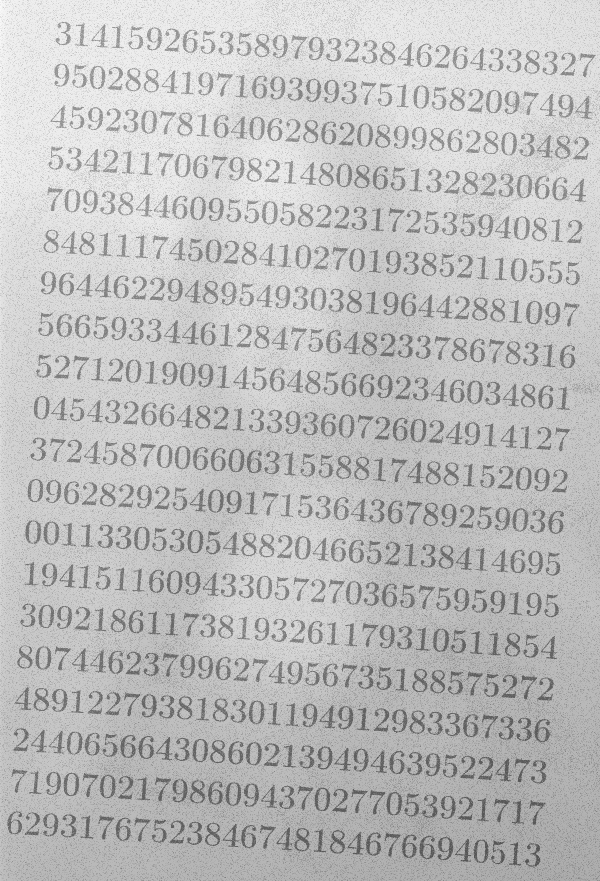
%> input picture morf_test.png, 600 x 881 px
$ octave questao2.m   (GNU Octave 9; MATLAB toolbox functions it lacks are replaced by stand-ins)
%> lines starting %> are read from the running program, lines starting %| are printed output that depends on the picture; in (x1, y1, x2, y2) boxes, pixels count from 0 and x2, y2 are one past the last pixel; in counts of white or black regions, pixels touching at a corner belong together; the program's own positions count from 1
clc
clear all
close all

mona = imread('morf_test.png');
%> mona is the input picture: size 881x600 uint8; min 85, max 251, mean 190.6
figure; imshow(mona);%

% filtragem (mediana)
mona = medfilt2(mona,[4 4]);
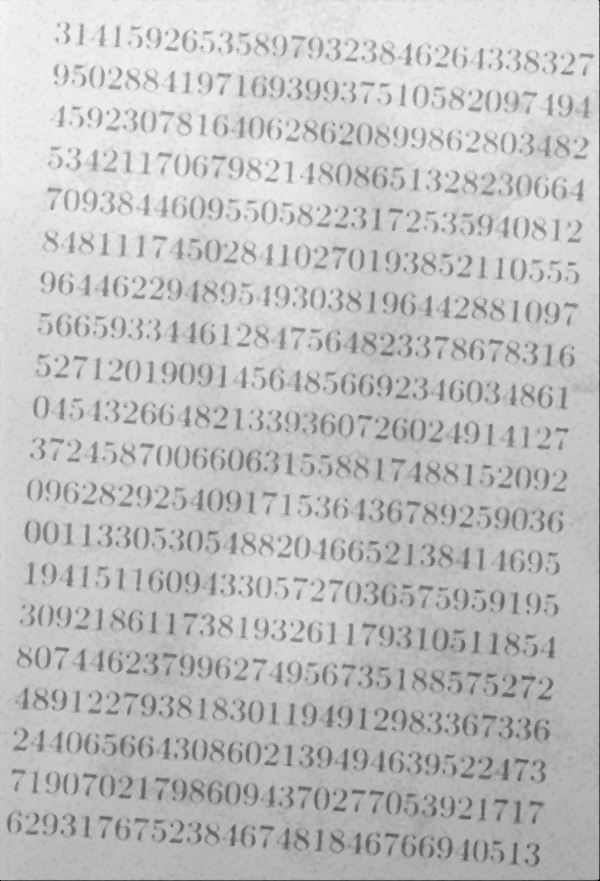
%> mona: size 881x600 uint8; min 0, max 246, mean 193.7
figure; imshow(mona);%

% bottom-hat/substração do fundo
SE = strel('square',10);
closed_mona = imclose(mona,SE);
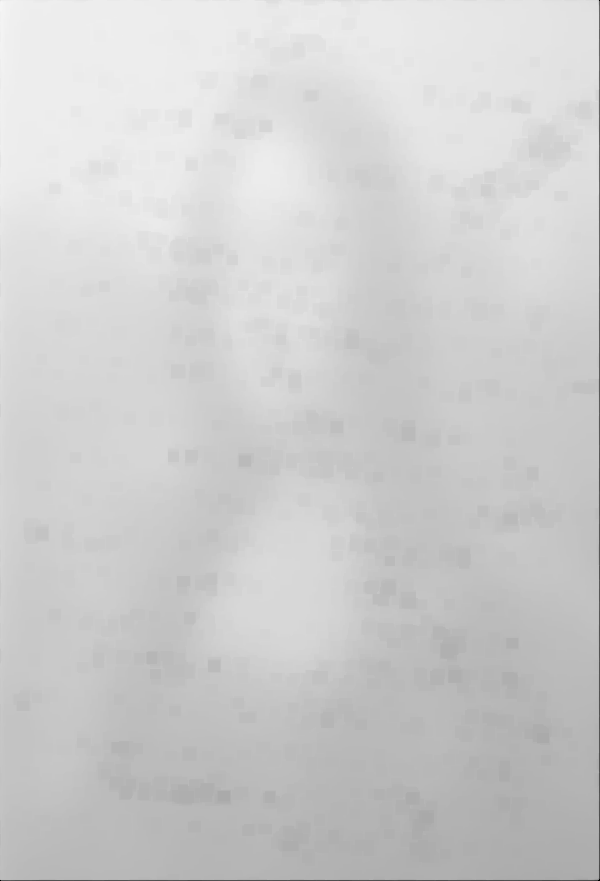
%> closed_mona: size 881x600 uint8; min 0, max 246, mean 205.8
figure; imshow(closed_mona);%

bottomhat_mona = closed_mona - mona;
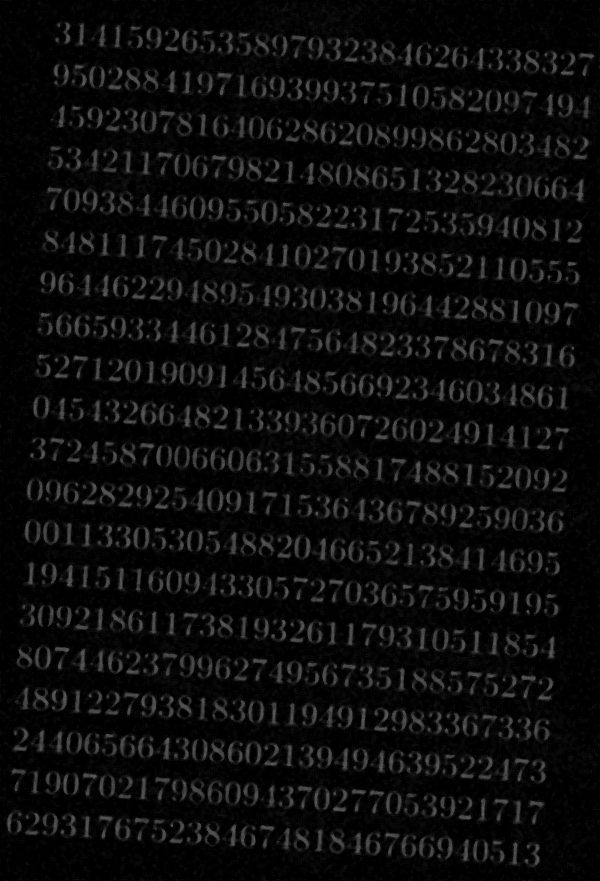
%> bottomhat_mona: size 881x600 uint8; min 0, max 89, mean 12.1
figure; imshow(bottomhat_mona);%

% inversão da imagem (para o fundo ficar branco)
for u=1:881
    for v=1:600
        bottomhat_mona(u,v) = 255 - bottomhat_mona(u,v);
    end
end
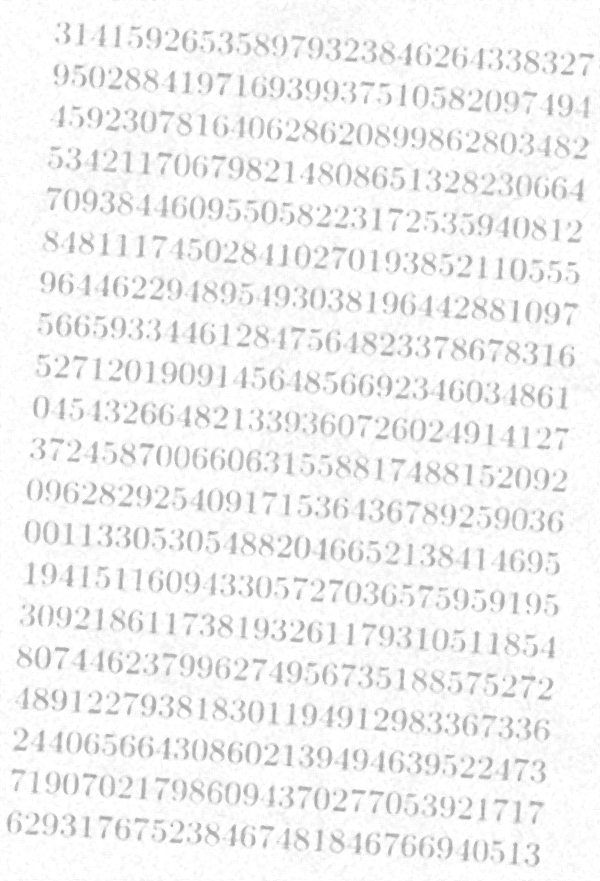
%> bottomhat_mona: size 881x600 uint8; min 166, max 255, mean 242.9
figure; imshow(bottomhat_mona);

% binarização
bw_mona = im2bw(bottomhat_mona,0.94);
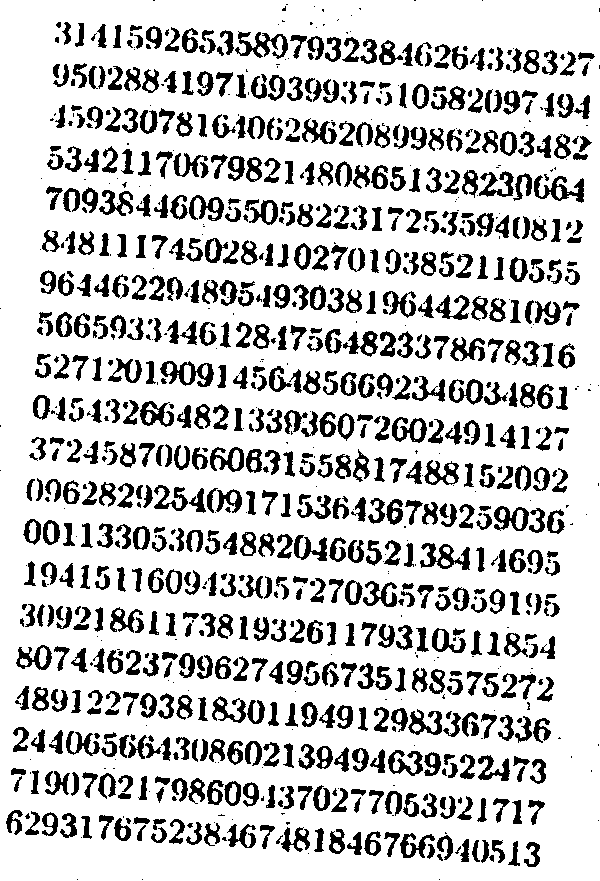
%> bw_mona: size 881x600 logical; 79.2% white; 1038 black regions (277 under 20 px), largest, box (x1, y1, x2, y2) and area: (160, 361, 214, 387) 642, (235, 31, 288, 59) 617, (420, 543, 470, 570) 600
figure; imshow(bw_mona);%

% operações morfológicas
SE = strel('square',2);
morfo_mona = imopen(bw_mona,SE);
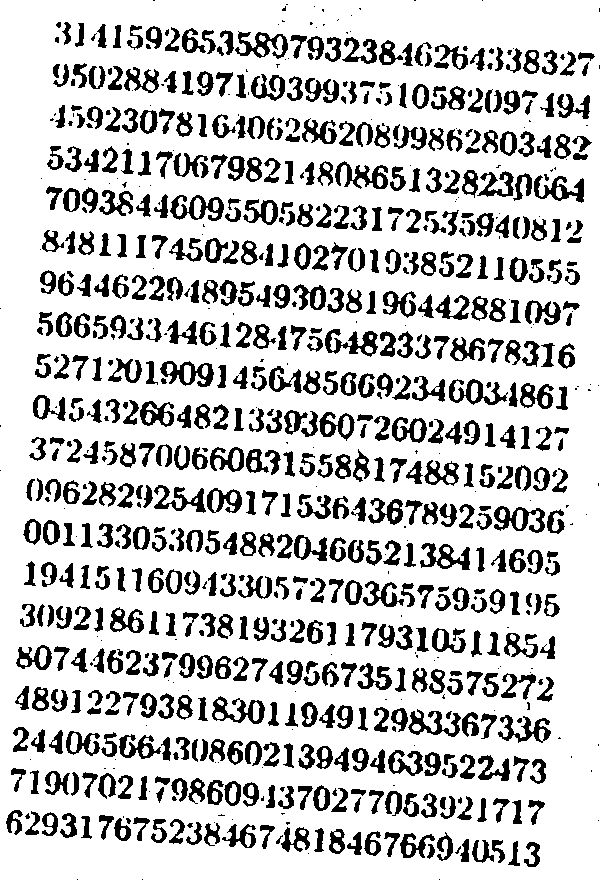
%> morfo_mona: size 881x600 logical; 78.9% white; 846 black regions (197 under 20 px), largest, box (x1, y1, x2, y2) and area: (325, 329, 378, 357) 658, (160, 361, 214, 387) 653, (170, 195, 224, 221) 651
figure; imshow(morfo_mona);%
